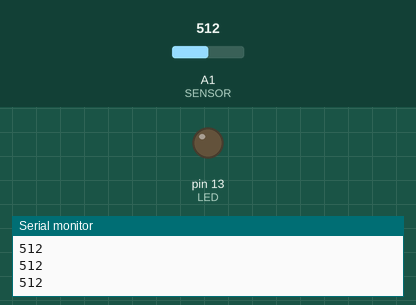
Simulated run of this sketch. Board: Arduino Uno, built with avr-gcc and run on an emulated ATmega328P. Parts: output pins drawn as LEDs (lit = HIGH), the last lines printed to the serial monitor. The inputs (shaded band) are chosen by the test bench; at power-on: A1 (SENSOR) = 512.

Above: at 1.2 s.
1.3 s: A1 (SENSOR) set to 208
2.8 s: A1 (SENSOR) set to 186
At 3.6 s:
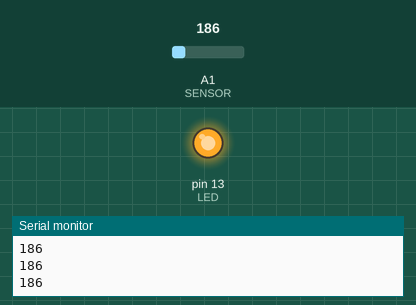
4.4 s: A1 (SENSOR) set to 210
At 5.0 s:
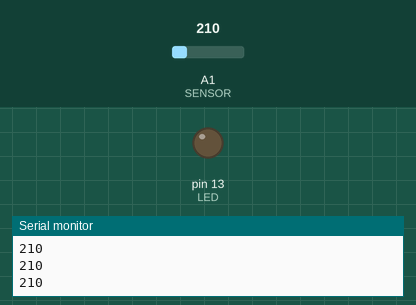
6.0 s: A1 (SENSOR) set to 190
At 6.4 s:
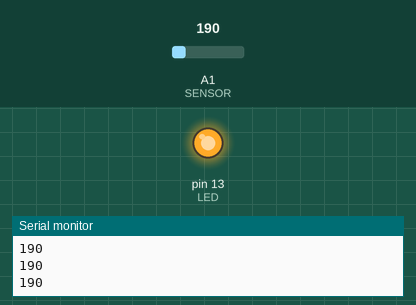
Timing chart, 0 to 8.6 s (numbered marks = the images above; inputs shaded):
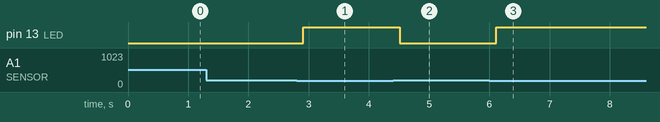

The sketch:

sketch_jan18a_OK.ino
```cpp
int SENSOR =A1;
int value = 0;
int LED = 13;

void setup() {
  // put your setup code here, to run once:
Serial.begin(9600);
pinMode(LED,OUTPUT);
}

void loop() {
  // put your main code here, to run repeatedly:
value = analogRead(SENSOR);
Serial.println(value);
delay(100);
if(value<200){
  digitalWrite(LED, HIGH);   // turn the LED on (HIGH is the voltage level)
 }else{
     digitalWrite(LED, LOW);    // turn the LED off by making the voltage LOW
  }

}
```

Measured:
- the behaviour switches between 200 and 199 on A1 (SENSOR) (found by bisection; images 0 and 1)
- after the input at 2.8 s, pin 13 (LED): LOW → HIGH after 0.11 s
- after the input at 4.4 s, pin 13 (LED): HIGH → LOW after 0.11 s
- after the input at 6.0 s, pin 13 (LED): LOW → HIGH after 0.12 s
